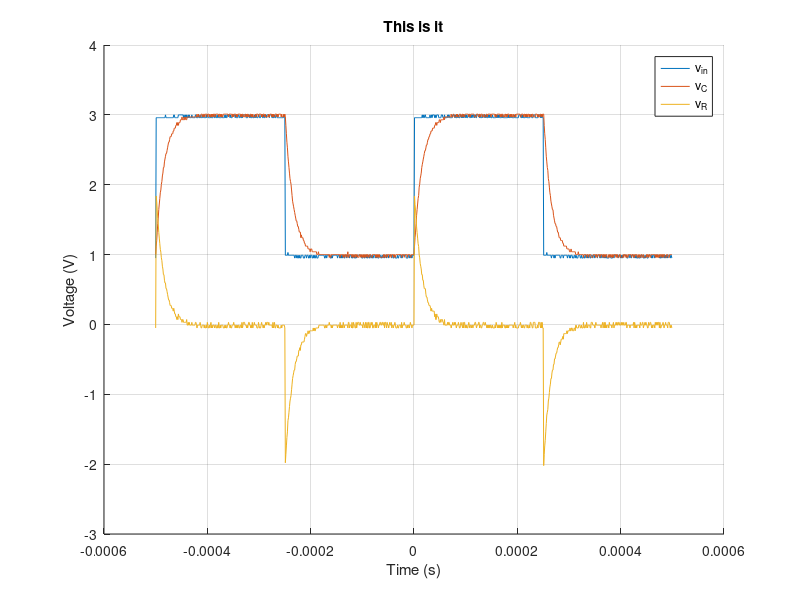
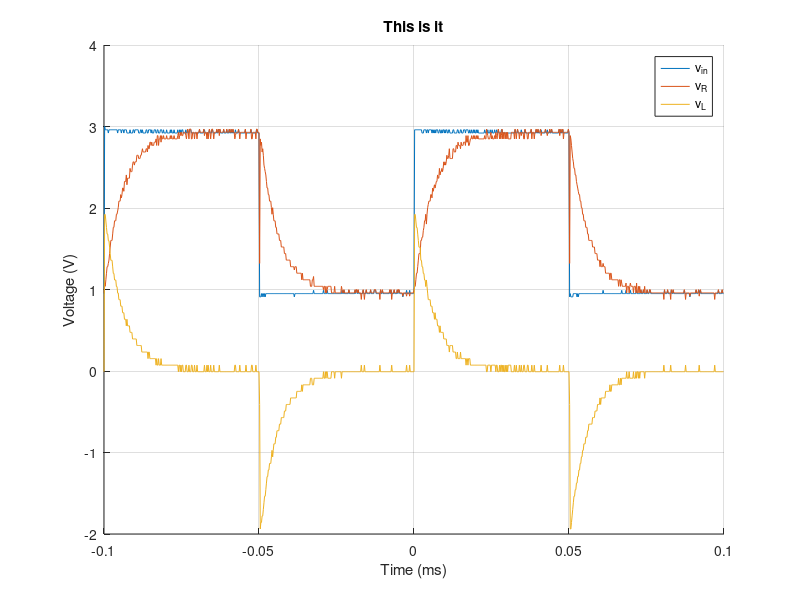
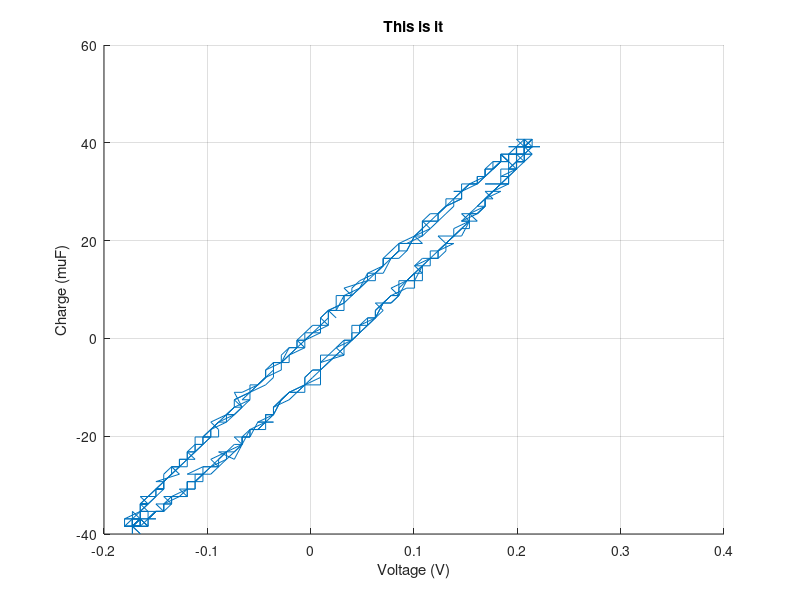
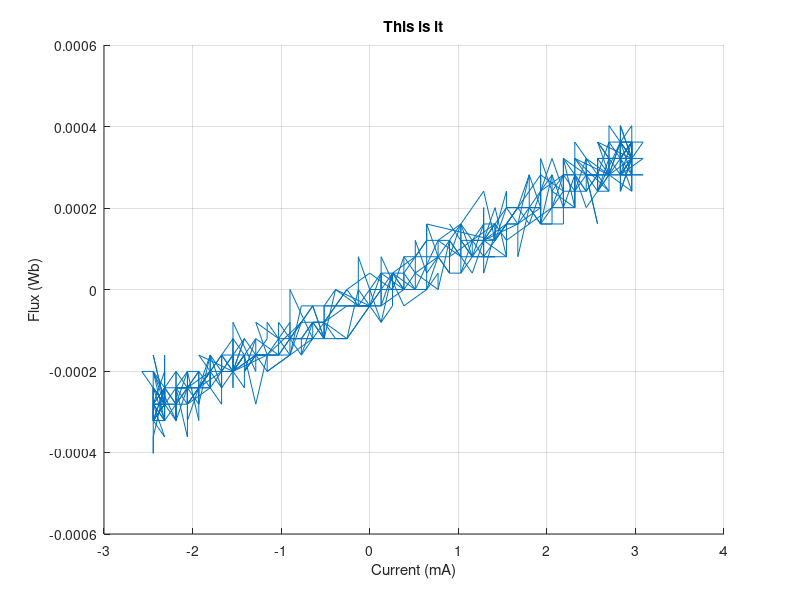

Here is the MATLAB script that generated these plots, in order:
clear; clc; close all; 

load TuM.mat
% RC Circuit

figure; hold on; grid on;
plot(t, v_in)
plot(t, v_c)
plot(t, v_r)
title("This is it")
xlabel('Time (s)')
ylabel('Voltage (V)')
legend('v_{in}', 'v_C', 'v_R')

%% 

clear; clc; close all; 

load TuA.mat
% RL Circuit

v_in = v_r + v_l;
t = 1000 * t;

figure; hold on; grid on;
plot(t, v_in)
plot(t, v_r)
plot(t, v_l)
title("This is it")
xlabel('Time (ms)')
ylabel('Voltage (V)')
legend('v_{in}', 'v_R', 'v_L')

%% 

clear; clc; close all; 

load WM.mat 
% Capacitance Calculator Circuit

figure; hold on; grid on;
plot(-CH1_data, 1e6 * CH2_data / (350 / (120 * 0.28 * 1e-3)))
title("This is it")
xlabel('Voltage (V)')
ylabel('Charge (muF)')

%% 

clear; clc; close all; 

load WA.mat 
% Inductor Calculator Circuit

figure; hold on; grid on;
plot(-CH1_data / 100 * 1e3, (CH2_data-5) * (1e5 * 1e-8))
% plot(v_R_t, v_2_t) 
title("This is it")
xlabel('Current (mA)')
ylabel('Flux (Wb)')

figure; hold on; grid on;
plot(Time_s, CH1_data)
plot(Time_s, CH2_data)

%% 

clear; clc; close all; 

load ThA.mat
% Full Wave Rectifier

figure; hold on; grid on;
plot(Time_s, 0.5 * CH1_data - CH2_data)
title("This is it")
xlabel('Time (s)')
ylabel('Voltage (V)')

%% 

clear; clc; close all; 

load MM.mat
% Negative Resistance Converter

figure; hold on; grid on;
plot(0.5 * (CH1_data + CH2_data), 0.5 * (CH1_data - CH2_data))
title("This is it")
xlabel('v_{in} (V)')
ylabel('v_o (V)')

%% 

clear; clc; close all; 

load MA.mat 

figure; hold on; grid on;
plot(Time_s, CH1_data + 2)
plot(Time_s, 10 * CH2_data - 2)
title("This is it")
xlabel('Time (s)')
ylabel('Voltage (V)')
legend('v_{in}', 'v_{o}')